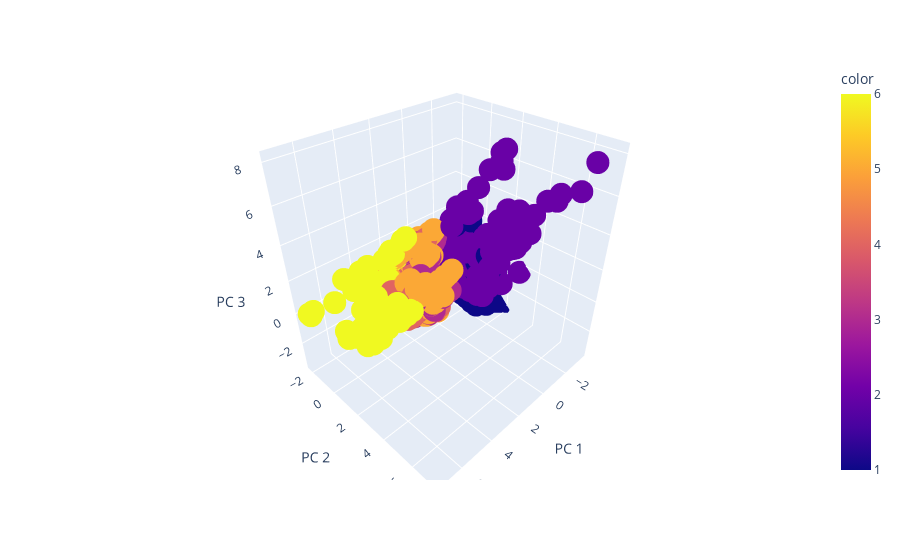

Here is the notebook cell this chart was saved with:
### Code cell
#total_var = pca.explained_variance_ratio_.sum() * 100

fig = px.scatter_3d(
    pca_score, x=0, y=1, z=2, color=df_model.task_info,
    labels={'0': 'PC 1', '1': 'PC 2', '2': 'PC 3'}
)
fig.show()

### Figure 1 — Plotly figure (JSON) as saved in the notebook; plotly's stock layout.template omitted (floating-point values rounded to 4 significant figures; data arrays with more than 128 entries replaced by an {"elided": "..."} marker saying what was removed)
{"data": [{"hovertemplate": "PC 1=%{x}<br>PC 2=%{y}<br>PC 3=%{z}<br>color=%{marker.color}<extra></extra>", "legendgroup": "", "marker": {"color": {"elided": "1326 int values"}, "coloraxis": "coloraxis", "symbol": "circle"}, "mode": "markers", "name": "", "scene": "scene", "showlegend": false, "type": "scatter3d", "x": {"elided": "1326 float values"}, "y": {"elided": "1326 float values"}, "z": {"elided": "1326 float values"}}], "layout": {"coloraxis": {"colorbar": {"title": {"text": "color"}}, "colorscale": [[0, "#0d0887"], [0.1111, "#46039f"], [0.2222, "#7201a8"], [0.3333, "#9c179e"], [0.4444, "#bd3786"], [0.5556, "#d8576b"], [0.6667, "#ed7953"], [0.7778, "#fb9f3a"], [0.8889, "#fdca26"], [1, "#f0f921"]]}, "legend": {"tracegroupgap": 0}, "margin": {"t": 60}, "scene": {"domain": {"x": [0, 1], "y": [0, 1]}, "xaxis": {"title": {"text": "PC 1"}}, "yaxis": {"title": {"text": "PC 2"}}, "zaxis": {"title": {"text": "PC 3"}}}}}
